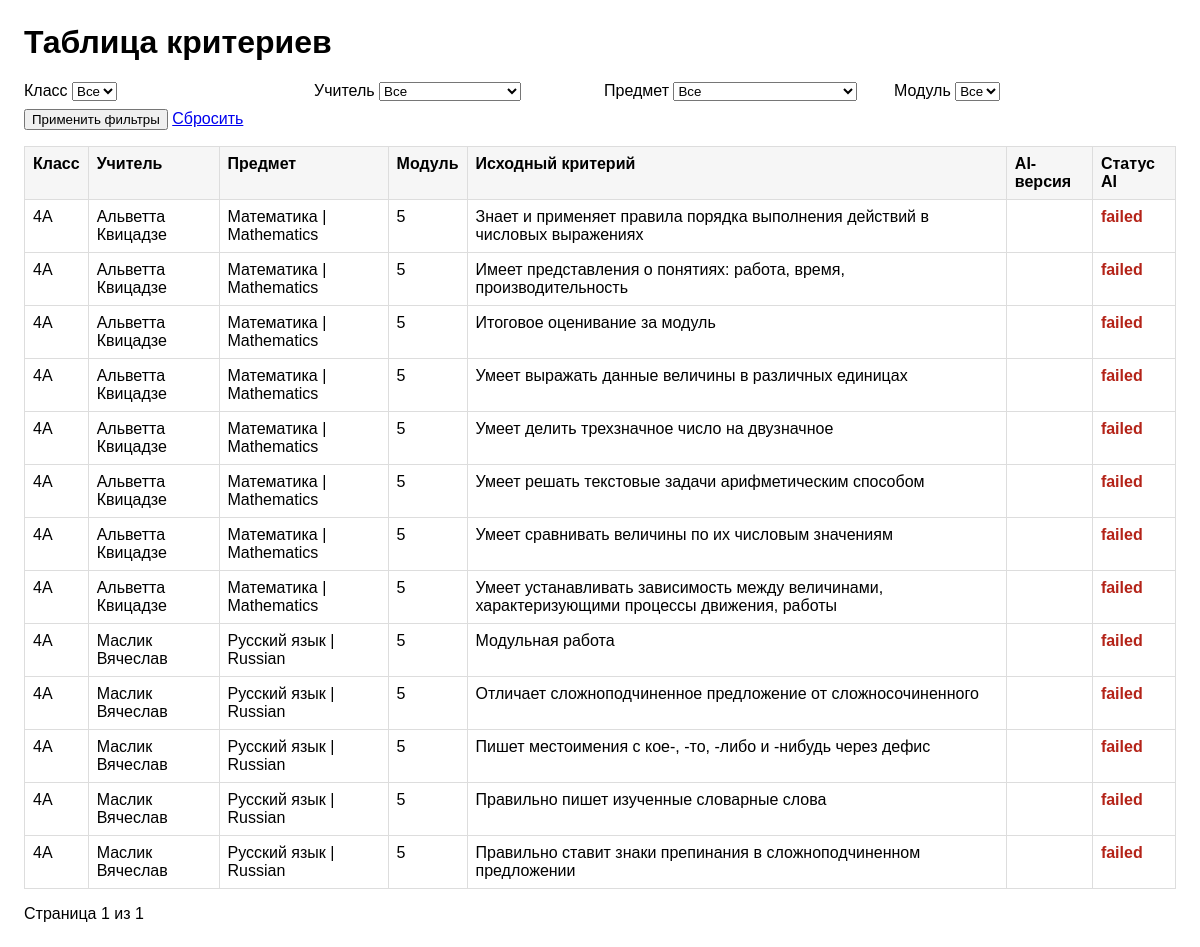
/criteria-table/, run on an earlier commit of the app's database.
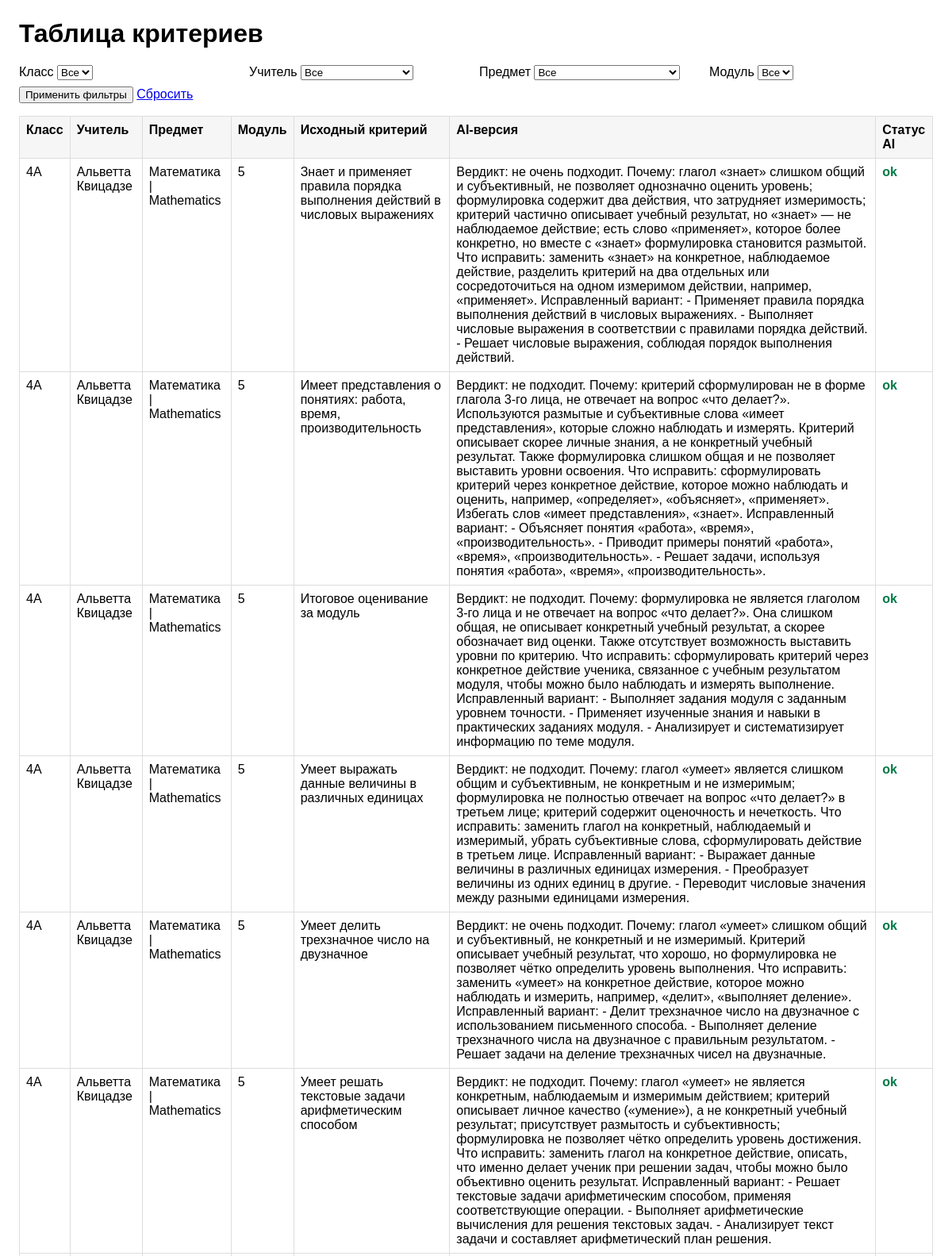
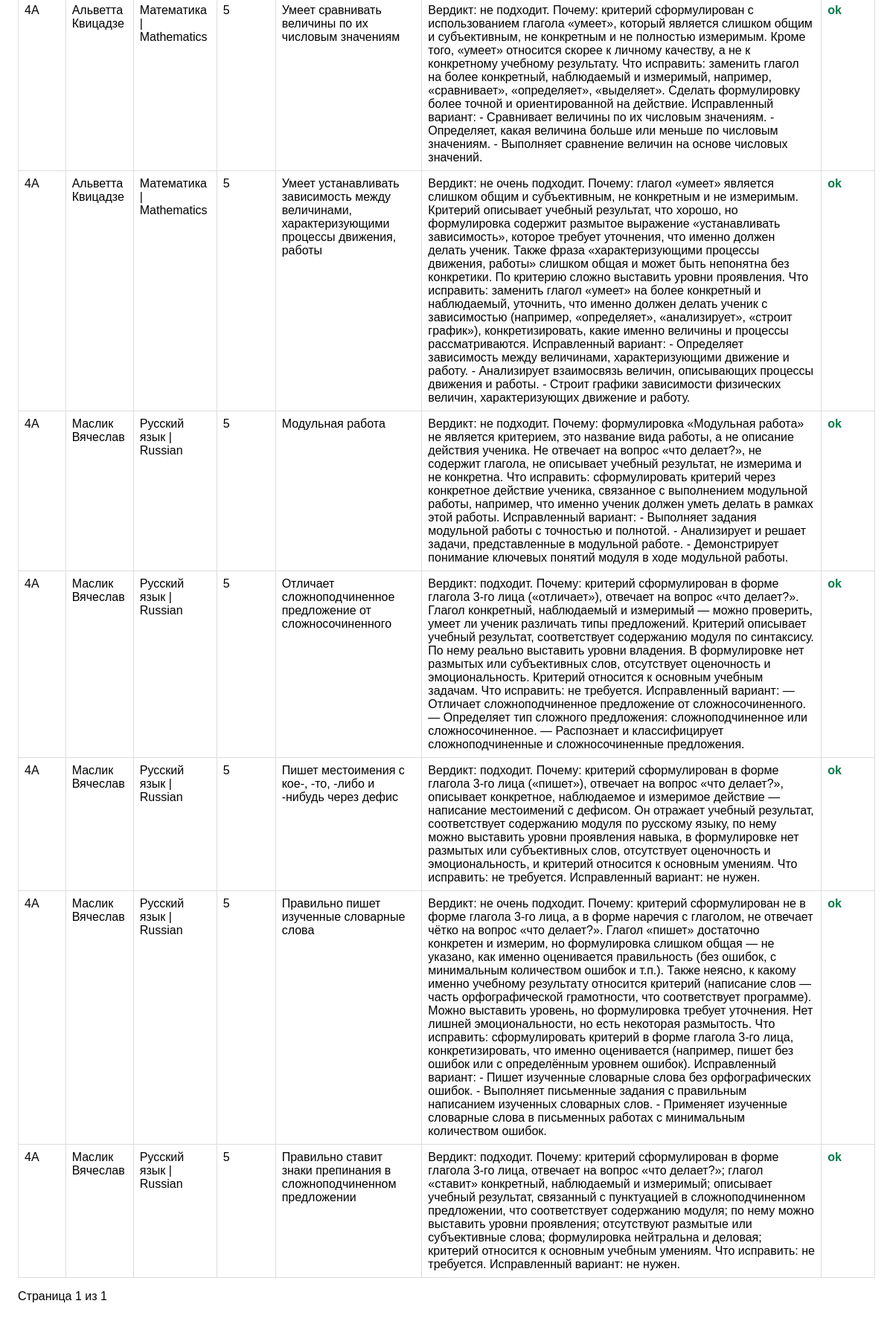
And on a later commit of the database (2 pictures, top to bottom).
### pipeline/models.py (models this page shows, shortened)
class CriterionEntry(models.Model):
    class_code = models.CharField(max_length=64)
    subject_name = models.CharField(max_length=255)
    teacher_name = models.CharField(max_length=255)
    module_number = models.PositiveIntegerField()
    criterion_text = models.TextField()
    criterion_text_ai = models.TextField(blank=True, default="")
    source_sheet_name = models.CharField(max_length=255)
    source_workbook = models.CharField(max_length=500)
    created_at = models.DateTimeField(auto_now_add=True)
    updated_at = models.DateTimeField(auto_now=True)
    class Meta:
        constraints = [
            models.UniqueConstraint(
                fields=["class_code", "subject_name", "module_number", "criterion_text"],
                name="uq_criterionentry_class_subject_module_criterion",
            )
        ]
        indexes = [
            models.Index(fields=["class_code", "subject_name"]),
            models.Index(fields=["module_number"]),
        ]
        ordering = ["class_code", "subject_name", "module_number", "criterion_text"]

### pipeline/views.py (the view)
# urls.py: path("criteria-table/", criteria_table, name="criteria_table"),
def criteria_table(request):
    queryset = CriterionEntry.objects.all().order_by(
        "class_code", "teacher_name", "subject_name", "module_number", "criterion_text"
    )
    class_code = _parse_non_empty(request.GET.get("class_code"))
    if class_code:
        queryset = queryset.filter(class_code=class_code)
    teacher_name = _parse_non_empty(request.GET.get("teacher_name"))
    if teacher_name:
        queryset = queryset.filter(teacher_name=teacher_name)
    subject_name = _parse_non_empty(request.GET.get("subject_name"))
    if subject_name:
        queryset = queryset.filter(subject_name=subject_name)
    module_number = _parse_non_empty(request.GET.get("module_number"))
    if module_number:
        queryset = queryset.filter(module_number=module_number)
    paginator = Paginator(queryset, 50)
    page_obj = paginator.get_page(request.GET.get("page"))
    preserved_query = request.GET.copy()
    preserved_query.pop("page", None)
    return render(
        request,
        "pipeline/criteria_table.html",
        {
            "page_obj": page_obj,
            "class_choices": CriterionEntry.objects.values_list("class_code", flat=True).distinct().order_by("class_code"),
            "teacher_choices": CriterionEntry.objects.values_list("teacher_name", flat=True)
            .distinct()
            .order_by("teacher_name"),
            "subject_choices": CriterionEntry.objects.values_list("subject_name", flat=True)
            .distinct()
            .order_by("subject_name"),
            "module_choices": CriterionEntry.objects.values_list("module_number", flat=True)
            .distinct()
            .order_by("module_number"),
            "filters": {
                "class_code": class_code or "",
                "teacher_name": teacher_name or "",
                "subject_name": subject_name or "",
                "module_number": module_number or "",
            },
            "querystring": preserved_query.urlencode(),
        },
    )

### pipeline/views.py (called while the page is built)
def _parse_non_empty(value: str | None) -> str | None:
    if value is None:
        return None
    trimmed = value.strip()
    return trimmed or None

### pipeline/templates/pipeline/criteria_table.html (shortened to what this page needs)
<!doctype html>
<html lang="ru">
<head>
</head>
<body>
  <h1>Таблица критериев</h1>
  <form method="get">
    <label>
      Класс
      <select name="class_code">
        <option value="">Все</option>
      </select>
    </label>
    <label>
      Учитель
      <select name="teacher_name">
        <option value="">Все</option>
      </select>
    </label>
    <label>
      Предмет
      <select name="subject_name">
        <option value="">Все</option>
      </select>
    </label>
    <label>
      Модуль
      <select name="module_number">
        <option value="">Все</option>
      </select>
    </label>
    <div class="controls">
      <button type="submit">Применить фильтры</button>
      <a href="{% url 'pipeline:criteria_table' %}">Сбросить</a>
    </div>
  </form>
  <table>
    <thead>
      <tr>
        <th>Класс</th>
        <th>Учитель</th>
        <th>Предмет</th>
        <th>Модуль</th>
        <th>Исходный критерий</th>
        <th>AI-версия</th>
        <th>Статус AI</th>
      </tr>
    </thead>
    <tbody>
      {% for row in page_obj.object_list %}
        <tr>
          <td>{{ row.class_code }}</td>
          <td>{{ row.teacher_name }}</td>
          <td>{{ row.subject_name }}</td>
          <td>{{ row.module_number }}</td>
          <td>{{ row.criterion_text }}</td>
          <td>{{ row.criterion_text_ai|default:"" }}</td>
          <td>
            {% if row.criterion_text_ai %}
              <span class="status-ok">ok</span>
            {% else %}
              <span class="status-failed">failed</span>
            {% endif %}
          </td>
        </tr>
      {% empty %}
        <tr><td colspan="7">Нет данных.</td></tr>
      {% endfor %}
    </tbody>
  </table>
  <div class="pager">
    <span>Страница {{ page_obj.number }} из {{ page_obj.paginator.num_pages }}</span>
  </div>
</body>
</html>

### pipeline/templates/pipeline/criteria_table.html (style rules this page uses)
body { font-family: Arial, sans-serif; margin: 24px; }
table { border-collapse: collapse; width: 100%; }
th, td { border: 1px solid #ddd; padding: 8px; text-align: left; vertical-align: top; }
th { background-color: #f6f6f6; }
form { margin-bottom: 16px; display: grid; grid-template-columns: repeat(4, minmax(180px, 1fr)); gap: 8px; }
.controls { grid-column: 1 / -1; }
.status-ok { color: #027a48; font-weight: 700; }
.pager { margin-top: 16px; }

What changed in the data, as far as the page shows it:
changed CriterionEntry "Знает и применяет правила порядка выполнения действий в числовых выражениях": criterion_text_ai (not shown) → "Вердикт: не очень подходит. Почему: глагол «знает» слишком общий и субъективный, не позволяет однозначно оценить уровень; формулировка содержит два действия, что затрудняет измеримость; критерий частично описывает учебный результат, но «знает» — не наблюдаемое действие; есть слово «применяет», которое более конкретно, но вместе с «знает» формулировка становится размытой. Что исправить: заменить «знает» на конкретное, наблюдаемое действие, разделить критерий на два отдельных или сосредоточиться на одном измеримом действии, например, «применяет». Исправленный вариант: - Применяет правила порядка выполнения действий в числовых выражениях. - Выполняет числовые выражения в соответствии с…"; criterion_text_ai "failed" → "ok"
changed CriterionEntry "Имеет представления о понятиях: работа, время, производительность": criterion_text_ai (not shown) → "Вердикт: не подходит. Почему: критерий сформулирован не в форме глагола 3-го лица, не отвечает на вопрос «что делает?». Используются размытые и субъективные слова «имеет представления», которые сложно наблюдать и измерять. Критерий описывает скорее личные знания, а не конкретный учебный результат. Также формулировка слишком общая и не позволяет выставить уровни освоения. Что исправить: сформулировать критерий через конкретное действие, которое можно наблюдать и оценить, например, «определяет», «объясняет», «применяет». Избегать слов «имеет представления», «знает». Исправленный вариант: - Объясняет понятия «работа», «время», «производительность». - Приводит примеры понятий «работа», «время»,…"; criterion_text_ai "failed" → "ok"
changed CriterionEntry "Итоговое оценивание за модуль": criterion_text_ai (not shown) → "Вердикт: не подходит. Почему: формулировка не является глаголом 3-го лица и не отвечает на вопрос «что делает?». Она слишком общая, не описывает конкретный учебный результат, а скорее обозначает вид оценки. Также отсутствует возможность выставить уровни по критерию. Что исправить: сформулировать критерий через конкретное действие ученика, связанное с учебным результатом модуля, чтобы можно было наблюдать и измерять выполнение. Исправленный вариант: - Выполняет задания модуля с заданным уровнем точности. - Применяет изученные знания и навыки в практических заданиях модуля. - Анализирует и систематизирует информацию по теме модуля."; criterion_text_ai "failed" → "ok"
changed CriterionEntry "Умеет выражать данные величины в различных единицах": criterion_text_ai (not shown) → "Вердикт: не подходит. Почему: глагол «умеет» является слишком общим и субъективным, не конкретным и не измеримым; формулировка не полностью отвечает на вопрос «что делает?» в третьем лице; критерий содержит оценочность и нечеткость. Что исправить: заменить глагол на конкретный, наблюдаемый и измеримый, убрать субъективные слова, сформулировать действие в третьем лице. Исправленный вариант: - Выражает данные величины в различных единицах измерения. - Преобразует величины из одних единиц в другие. - Переводит числовые значения между разными единицами измерения."; criterion_text_ai "failed" → "ok"
changed CriterionEntry "Умеет делить трехзначное число на двузначное": criterion_text_ai (not shown) → "Вердикт: не очень подходит. Почему: глагол «умеет» слишком общий и субъективный, не конкретный и не измеримый. Критерий описывает учебный результат, что хорошо, но формулировка не позволяет чётко определить уровень выполнения. Что исправить: заменить «умеет» на конкретное действие, которое можно наблюдать и измерить, например, «делит», «выполняет деление». Исправленный вариант: - Делит трехзначное число на двузначное с использованием письменного способа. - Выполняет деление трехзначного числа на двузначное с правильным результатом. - Решает задачи на деление трехзначных чисел на двузначные."; criterion_text_ai "failed" → "ok"
changed CriterionEntry "Умеет решать текстовые задачи арифметическим способом": criterion_text_ai (not shown) → "Вердикт: не подходит. Почему: глагол «умеет» не является конкретным, наблюдаемым и измеримым действием; критерий описывает личное качество («умение»), а не конкретный учебный результат; присутствует размытость и субъективность; формулировка не позволяет чётко определить уровень достижения. Что исправить: заменить глагол на конкретное действие, описать, что именно делает ученик при решении задач, чтобы можно было объективно оценить результат. Исправленный вариант: - Решает текстовые задачи арифметическим способом, применяя соответствующие операции. - Выполняет арифметические вычисления для решения текстовых задач. - Анализирует текст задачи и составляет арифметический план решения."; criterion_text_ai "failed" → "ok"
changed CriterionEntry "Умеет сравнивать величины по их числовым значениям": criterion_text_ai (not shown) → "Вердикт: не подходит. Почему: критерий сформулирован с использованием глагола «умеет», который является слишком общим и субъективным, не конкретным и не полностью измеримым. Кроме того, «умеет» относится скорее к личному качеству, а не к конкретному учебному результату. Что исправить: заменить глагол на более конкретный, наблюдаемый и измеримый, например, «сравнивает», «определяет», «выделяет». Сделать формулировку более точной и ориентированной на действие. Исправленный вариант: - Сравнивает величины по их числовым значениям. - Определяет, какая величина больше или меньше по числовым значениям. - Выполняет сравнение величин на основе числовых значений."; criterion_text_ai "failed" → "ok"
changed CriterionEntry: criterion_text_ai (not shown) → "Вердикт: не очень подходит. Почему: глагол «умеет» является слишком общим и субъективным, не конкретным и не измеримым. Критерий описывает учебный результат, что хорошо, но формулировка содержит размытое выражение «устанавливать зависимость», которое требует уточнения, что именно должен делать ученик. Также фраза «характеризующими процессы движения, работы» слишком общая и может быть непонятна без конкретики. По критерию сложно выставить уровни проявления. Что исправить: заменить глагол «умеет» на более конкретный и наблюдаемый, уточнить, что именно должен делать ученик с зависимостью (например, «определяет», «анализирует», «строит график»), конкретизировать, какие именно величины и…"; criterion_text_ai "failed" → "ok"
changed CriterionEntry "Модульная работа": criterion_text_ai (not shown) → "Вердикт: не подходит. Почему: формулировка «Модульная работа» не является критерием, это название вида работы, а не описание действия ученика. Не отвечает на вопрос «что делает?», не содержит глагола, не описывает учебный результат, не измерима и не конкретна. Что исправить: сформулировать критерий через конкретное действие ученика, связанное с выполнением модульной работы, например, что именно ученик должен уметь делать в рамках этой работы. Исправленный вариант: - Выполняет задания модульной работы с точностью и полнотой. - Анализирует и решает задачи, представленные в модульной работе. - Демонстрирует понимание ключевых понятий модуля в ходе модульной работы."; criterion_text_ai "failed" → "ok"
changed CriterionEntry "Отличает сложноподчиненное предложение от сложносочиненного": criterion_text_ai (not shown) → "Вердикт: подходит. Почему: критерий сформулирован в форме глагола 3-го лица («отличает»), отвечает на вопрос «что делает?». Глагол конкретный, наблюдаемый и измеримый — можно проверить, умеет ли ученик различать типы предложений. Критерий описывает учебный результат, соответствует содержанию модуля по синтаксису. По нему реально выставить уровни владения. В формулировке нет размытых или субъективных слов, отсутствует оценочность и эмоциональность. Критерий относится к основным учебным задачам. Что исправить: не требуется. Исправленный вариант: — Отличает сложноподчиненное предложение от сложносочиненного. — Определяет тип сложного предложения: сложноподчиненное или сложносочиненное. —…"; criterion_text_ai "failed" → "ok"
changed CriterionEntry "Пишет местоимения с кое-, -то, -либо и -нибудь через дефис": criterion_text_ai (not shown) → "Вердикт: подходит. Почему: критерий сформулирован в форме глагола 3-го лица («пишет»), отвечает на вопрос «что делает?», описывает конкретное, наблюдаемое и измеримое действие — написание местоимений с дефисом. Он отражает учебный результат, соответствует содержанию модуля по русскому языку, по нему можно выставить уровни проявления навыка, в формулировке нет размытых или субъективных слов, отсутствует оценочность и эмоциональность, и критерий относится к основным умениям. Что исправить: не требуется. Исправленный вариант: не нужен."; criterion_text_ai "failed" → "ok"
changed CriterionEntry "Правильно пишет изученные словарные слова": criterion_text_ai (not shown) → "Вердикт: не очень подходит. Почему: критерий сформулирован не в форме глагола 3-го лица, а в форме наречия с глаголом, не отвечает чётко на вопрос «что делает?». Глагол «пишет» достаточно конкретен и измерим, но формулировка слишком общая — не указано, как именно оценивается правильность (без ошибок, с минимальным количеством ошибок и т.п.). Также неясно, к какому именно учебному результату относится критерий (написание слов — часть орфографической грамотности, что соответствует программе). Можно выставить уровень, но формулировка требует уточнения. Нет лишней эмоциональности, но есть некоторая размытость. Что исправить: сформулировать критерий в форме глагола 3-го лица, конкретизировать,…"; criterion_text_ai "failed" → "ok"
changed CriterionEntry "Правильно ставит знаки препинания в сложноподчиненном предложении": criterion_text_ai (not shown) → "Вердикт: подходит. Почему: критерий сформулирован в форме глагола 3-го лица, отвечает на вопрос «что делает?»; глагол «ставит» конкретный, наблюдаемый и измеримый; описывает учебный результат, связанный с пунктуацией в сложноподчиненном предложении, что соответствует содержанию модуля; по нему можно выставить уровни проявления; отсутствуют размытые или субъективные слова; формулировка нейтральна и деловая; критерий относится к основным учебным умениям. Что исправить: не требуется. Исправленный вариант: не нужен."; criterion_text_ai "failed" → "ok"
